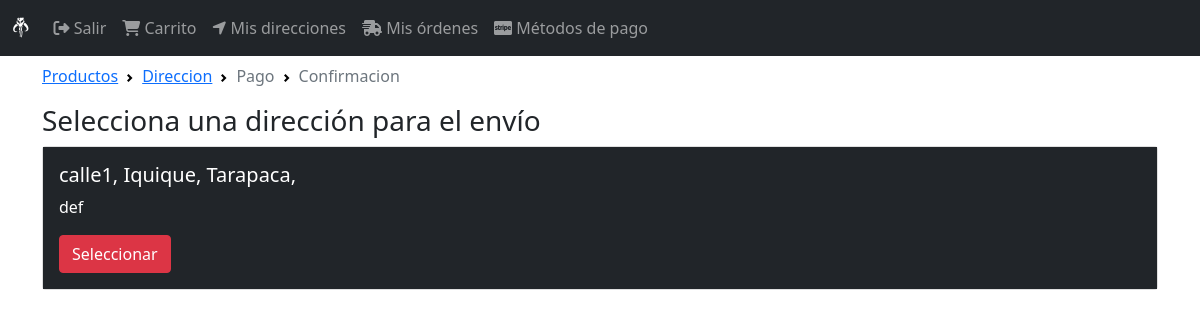
The page /orden/seleccionar/direccion/ (signed in) on the database as committed earlier.
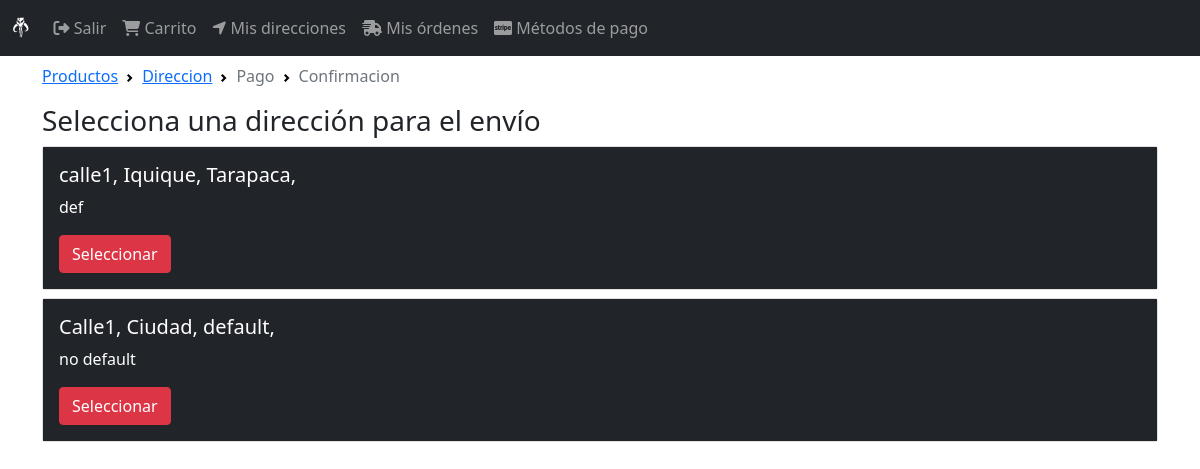
The same page on the database as committed later.
### DirEnvio/models.py (models this page shows, shortened)
class DireccionEnvio(models.Model):
    user = models.ForeignKey(User, null=False, blank=False, on_delete=models.CASCADE)
    line1 = models.CharField(max_length=300)
    line2 = models.CharField(max_length=300, blank=True)
    city =  models.CharField(max_length=100)
    state = models.CharField(max_length=100)
    reference = models.CharField(max_length=300)
    postal_code = models.CharField(max_length=10, null=False, blank=False)
    default = models.BooleanField(default=False)
    created_at = models.DateTimeField(auto_now_add=True)
    @property
    def direccion(self): # Funcion que devuelve atributos 'line1, 'city' y 'state'
        return '{}, {}, {},'.format(self.line1, self.city, self.state,)

### orden/views.py (the view)
# urls.py: path('seleccionar/direccion/', views.select_direccion, name='select_direccion'),
@login_required(login_url='login')
def select_direccion(request):
    direccion_envios = request.user.direccionenvio_set.all()
    return render(request, 'orden/select_direccion.html',{
        'direccion_envios' : direccion_envios,
        'breadcrumb' : breadcrumb(address=True),
    })

### orden/utils.py (called while the page is built)
def breadcrumb(products=True, address=False, payment=False, confirmation=False):
    return [{
        'title' : 'Productos',
        'active' : products,
        'url' : reverse('orden'),
    },
    {
        'title' : 'Direccion',
        'active' : address,
        'url' : reverse('direccion'),
    },
    {
        'title' : 'Pago',
        'active' : payment,
        'url' : reverse('orden'),
    },
    {
        'title' : 'Confirmacion',
        'active' : confirmation,
        'url' : reverse('confirmacion'),
    }]

### orden/templates/orden/select_direccion.html
{%extends 'base.html'%}
{%block breadcrumb%}
{% include 'orden/snippets/breadcrumb.html' %}
{%endblock%}
{%block content%}
<div class="col">
    <div class="h3">
        Selecciona una dirección para el envío
    </div>
    <div class="mt-2">
        {%for direccion_envio in direccion_envios%}
        <div class="card mb-2">
            <div class="card-body text-white bg-dark">
                <h5 class="card-title">{{direccion_envio.direccion}}</h5>
                <p class="title">{{direccion_envio.postal_code}}</p>
                <a class="btn btn-danger" href="{%url 'check_direccion' direccion_envio.pk%}">Seleccionar</a>
            </div>
        </div>
        {%endfor%}
    </div>
</div>
{%endblock%}

Rows that differ between the two databases and show on the page:
added DireccionEnvio: direccion "Calle1, Ciudad, default,", postal_code "no default"
